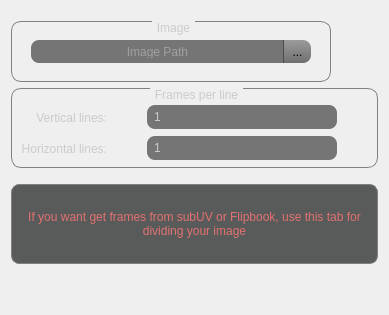
      <widget class="QWidget" name="tab_frames">
       <attribute name="title">
        <string>Frames</string>
       </attribute>
       <layout class="QGridLayout" name="gridLayout_26">
        <item row="0" column="0">
         <spacer name="verticalSpacer_7">
          <property name="orientation">
           <enum>Qt::Vertical</enum>
          </property>
          <property name="sizeType">
           <enum>QSizePolicy::Fixed</enum>
          </property>
          <property name="sizeHint" stdset="0">
           <size>
            <width>20</width>
            <height>10</height>
           </size>
          </property>
         </spacer>
        </item>
        <item row="3" column="0">
         <spacer name="verticalSpacer_9">
          <property name="orientation">
           <enum>Qt::Vertical</enum>
          </property>
          <property name="sizeType">
           <enum>QSizePolicy::Fixed</enum>
          </property>
          <property name="sizeHint" stdset="0">
           <size>
            <width>20</width>
            <height>10</height>
           </size>
          </property>
         </spacer>
        </item>
        <item row="2" column="0">
         <widget class="QGroupBox" name="grb_frames_count">
          <property name="minimumSize">
           <size>
            <width>145</width>
            <height>80</height>
           </size>
          </property>
          <property name="maximumSize">
           <size>
            <width>16777215</width>
            <height>80</height>
           </size>
          </property>
          <property name="layoutDirection">
           <enum>Qt::LeftToRight</enum>
          </property>
          <property name="styleSheet">
           <string notr="true">QGroupBox {
    border: 1px solid gray;
    border-radius: 10px;
    margin-top: 1ex; /* leave space at the top for the title */
}
QGroupBox::title {
	color: rgb(203, 203, 203);
	subcontrol-origin: margin;
    subcontrol-position: top center; /* position at the top center */
    padding: 0 3px;
}
</string>
          </property>
          <property name="title">
           <string>Frames per line</string>
          </property>
          <property name="alignment">
           <set>Qt::AlignCenter</set>
          </property>
          <layout class="QGridLayout" name="gridLayout_27">
           <property name="leftMargin">
            <number>0</number>
           </property>
           <property name="topMargin">
            <number>10</number>
           </property>
           <property name="rightMargin">
            <number>0</number>
           </property>
           <property name="bottomMargin">
            <number>0</number>
           </property>
           <property name="spacing">
            <number>0</number>
           </property>
           <item row="1" column="0">
            <widget class="QFrame" name="fr_horizontal_line">
             <property name="minimumSize">
              <size>
               <width>120</width>
               <height>25</height>
              </size>
             </property>
             <property name="maximumSize">
              <size>
               <width>16777215</width>
               <height>25</height>
              </size>
             </property>
             <property name="frameShape">
              <enum>QFrame::NoFrame</enum>
             </property>
             <property name="frameShadow">
              <enum>QFrame::Raised</enum>
             </property>
             <layout class="QGridLayout" name="gridLayout_15">
              <property name="leftMargin">
               <number>0</number>
              </property>
              <property name="topMargin">
               <number>0</number>
              </property>
              <property name="rightMargin">
               <number>0</number>
              </property>
              <property name="bottomMargin">
               <number>0</number>
              </property>
              <property name="spacing">
               <number>0</number>
              </property>
              <item row="0" column="2">
               <widget class="QSpinBox" name="sb_horizontal_line">
                <property name="minimumSize">
                 <size>
                  <width>190</width>
                  <height>24</height>
                 </size>
                </property>
                <property name="maximumSize">
                 <size>
                  <width>220</width>
                  <height>24</height>
                 </size>
                </property>
                <property name="styleSheet">
                 <string notr="true">QSpinBox{
color: rgb(203, 203, 203);
background-color: rgb(117, 117, 117);
border-radius: 8px;
padding: 5px;
}</string>
                </property>
                <property name="buttonSymbols">
                 <enum>QAbstractSpinBox::NoButtons</enum>
                </property>
                <property name="accelerated">
                 <bool>false</bool>
                </property>
                <property name="minimum">
                 <number>1</number>
                </property>
                <property name="maximum">
                 <number>100</number>
                </property>
               </widget>
              </item>
              <item row="0" column="0">
               <widget class="QLabel" name="l_vertical_count">
                <property name="minimumSize">
                 <size>
                  <width>95</width>
                  <height>25</height>
                 </size>
                </property>
                <property name="maximumSize">
                 <size>
                  <width>95</width>
                  <height>25</height>
                 </size>
                </property>
                <property name="styleSheet">
                 <string notr="true">QLabel{	color: rgb(203, 203, 203);}</string>
                </property>
                <property name="text">
                 <string>Horizontal lines:</string>
                </property>
                <property name="alignment">
                 <set>Qt::AlignRight|Qt::AlignTrailing|Qt::AlignVCenter</set>
                </property>
                <property name="margin">
                 <number>8</number>
                </property>
               </widget>
              </item>
              <item row="0" column="3">
               <spacer name="horizontalSpacer_12">
                <property name="orientation">
                 <enum>Qt::Horizontal</enum>
                </property>
                <property name="sizeHint" stdset="0">
                 <size>
                  <width>40</width>
                  <height>20</height>
                 </size>
                </property>
               </spacer>
              </item>
              <item row="0" column="1">
               <spacer name="horizontalSpacer_10">
                <property name="orientation">
                 <enum>Qt::Horizontal</enum>
                </property>
                <property name="sizeHint" stdset="0">
                 <size>
                  <width>40</width>
                  <height>20</height>
                 </size>
                </property>
               </spacer>
              </item>
             </layout>
            </widget>
           </item>
           <item row="0" column="0">
            <widget class="QFrame" name="fr_vertical_line">
             <property name="minimumSize">
              <size>
               <width>120</width>
               <height>25</height>
              </size>
             </property>
             <property name="maximumSize">
              <size>
               <width>16777215</width>
               <height>25</height>
              </size>
             </property>
             <property name="frameShape">
              <enum>QFrame::NoFrame</enum>
             </property>
             <property name="frameShadow">
              <enum>QFrame::Raised</enum>
             </property>
             <layout class="QGridLayout" name="gridLayout_16">
              <property name="leftMargin">
               <number>0</number>
              </property>
              <property name="topMargin">
               <number>0</number>
              </property>
              <property name="rightMargin">
               <number>0</number>
              </property>
              <property name="bottomMargin">
               <number>0</number>
              </property>
              <property name="spacing">
               <number>0</number>
              </property>
              <item row="0" column="0">
               <widget class="QLabel" name="l_vertical_line">
                <property name="minimumSize">
                 <size>
                  <width>95</width>
                  <height>25</height>
                 </size>
                </property>
                <property name="maximumSize">
                 <size>
                  <width>95</width>
                  <height>25</height>
                 </size>
                </property>
                <property name="styleSheet">
                 <string notr="true">QLabel{	color: rgb(203, 203, 203);}</string>
                </property>
                <property name="text">
                 <string>Vertical lines:</string>
                </property>
                <property name="alignment">
                 <set>Qt::AlignRight|Qt::AlignTrailing|Qt::AlignVCenter</set>
                </property>
                <property name="margin">
                 <number>8</number>
                </property>
               </widget>
              </item>
              <item row="0" column="3">
               <spacer name="horizontalSpacer_11">
                <property name="orientation">
                 <enum>Qt::Horizontal</enum>
                </property>
                <property name="sizeHint" stdset="0">
                 <size>
                  <width>40</width>
                  <height>20</height>
                 </size>
                </property>
               </spacer>
              </item>
              <item row="0" column="2">
               <widget class="QSpinBox" name="sb_vertical_line">
                <property name="minimumSize">
                 <size>
                  <width>190</width>
                  <height>24</height>
                 </size>
                </property>
                <property name="maximumSize">
                 <size>
                  <width>220</width>
                  <height>24</height>
                 </size>
                </property>
                <property name="styleSheet">
                 <string notr="true">QSpinBox{
color: rgb(203, 203, 203);
background-color: rgb(117, 117, 117);
border-radius: 8px;
padding: 5px;
}</string>
                </property>
                <property name="buttonSymbols">
                 <enum>QAbstractSpinBox::NoButtons</enum>
                </property>
                <property name="minimum">
                 <number>1</number>
                </property>
                <property name="maximum">
                 <number>100</number>
                </property>
               </widget>
              </item>
              <item row="0" column="1">
               <spacer name="horizontalSpacer_6">
                <property name="orientation">
                 <enum>Qt::Horizontal</enum>
                </property>
                <property name="sizeHint" stdset="0">
                 <size>
                  <width>40</width>
                  <height>20</height>
                 </size>
                </property>
               </spacer>
              </item>
             </layout>
            </widget>
           </item>
          </layout>
         </widget>
        </item>
        <item row="4" column="0">
         <widget class="QLabel" name="l_frames_tab_warning">
          <property name="minimumSize">
           <size>
            <width>0</width>
            <height>80</height>
           </size>
          </property>
          <property name="maximumSize">
           <size>
            <width>16777215</width>
            <height>80</height>
           </size>
          </property>
          <property name="styleSheet">
           <string notr="true">QLabel{
color: rgb(226, 113, 113);
background-color: rgb(89, 90, 90);
border-radius: 8px;
padding: 5px;
border: 1px solid gray;
}</string>
          </property>
          <property name="text">
           <string>If you want get frames from subUV or Flipbook, use this tab for dividing your image</string>
          </property>
          <property name="textFormat">
           <enum>Qt::AutoText</enum>
          </property>
          <property name="scaledContents">
           <bool>false</bool>
          </property>
          <property name="alignment">
           <set>Qt::AlignCenter</set>
          </property>
          <property name="wordWrap">
           <bool>true</bool>
          </property>
          <property name="margin">
           <number>10</number>
          </property>
         </widget>
        </item>
        <item row="5" column="0">
         <spacer name="verticalSpacer">
          <property name="orientation">
           <enum>Qt::Vertical</enum>
          </property>
          <property name="sizeHint" stdset="0">
           <size>
            <width>20</width>
            <height>40</height>
           </size>
          </property>
         </spacer>
        </item>
        <item row="1" column="0">
         <widget class="QGroupBox" name="groupBox_9">
          <property name="minimumSize">
           <size>
            <width>320</width>
            <height>61</height>
           </size>
          </property>
          <property name="maximumSize">
           <size>
            <width>320</width>
            <height>61</height>
           </size>
          </property>
          <property name="styleSheet">
           <string notr="true">QGroupBox {
    border: 1px solid gray;
    border-radius: 10px;
    margin-top: 1ex; /* leave space at the top for the title */
}
QGroupBox::title {
	color: rgb(203, 203, 203);
	subcontrol-origin: margin;
    subcontrol-position: top center; /* position at the top center */
    padding: 0 3px;
}
</string>
          </property>
          <property name="title">
           <string>Image</string>
          </property>
          <layout class="QGridLayout" name="gridLayout_45">
           <item row="0" column="0">
            <widget class="QFrame" name="fr_select_field">
             <property name="minimumSize">
              <size>
               <width>280</width>
               <height>25</height>
              </size>
             </property>
             <property name="maximumSize">
              <size>
               <width>280</width>
               <height>25</height>
              </size>
             </property>
             <property name="frameShape">
              <enum>QFrame::NoFrame</enum>
             </property>
             <property name="frameShadow">
              <enum>QFrame::Raised</enum>
             </property>
             <layout class="QGridLayout" name="gridLayout_13">
              <property name="leftMargin">
               <number>0</number>
              </property>
              <property name="topMargin">
               <number>0</number>
              </property>
              <property name="rightMargin">
               <number>0</number>
              </property>
              <property name="bottomMargin">
               <number>0</number>
              </property>
              <item row="0" column="0">
               <widget class="QLineEdit" name="fld_image_path">
                <property name="minimumSize">
                 <size>
                  <width>253</width>
                  <height>23</height>
                 </size>
                </property>
                <property name="maximumSize">
                 <size>
                  <width>253</width>
                  <height>23</height>
                 </size>
                </property>
                <property name="focusPolicy">
                 <enum>Qt::ClickFocus</enum>
                </property>
                <property name="styleSheet">
                 <string notr="true">QLineEdit{
color: rgb(203, 203, 203);
background-color: rgb(117, 117, 117);
border-top-left-radius: 8px;
border-bottom-left-radius: 8px;
padding: 5px;
}</string>
                </property>
                <property name="alignment">
                 <set>Qt::AlignCenter</set>
                </property>
                <property name="placeholderText">
                 <string>Image Path</string>
                </property>
               </widget>
              </item>
              <item row="0" column="2">
               <widget class="QToolButton" name="btn_image_path">
                <property name="minimumSize">
                 <size>
                  <width>28</width>
                  <height>23</height>
                 </size>
                </property>
                <property name="maximumSize">
                 <size>
                  <width>28</width>
                  <height>23</height>
                 </size>
                </property>
                <property name="styleSheet">
                 <string notr="true">QToolButton { /* all types of tool button */
 	border-left:1px solid rgb(75, 75, 75);
    border-top-right-radius: 8px;
    border-bottom-right-radius: 8px;
	background-color: qlineargradient(spread:pad, x1:0.489045, y1:1, x2:0.472, y2:0, stop:0 rgba(111, 111, 111, 255), stop:1 rgba(155, 155, 155, 255));
}
QToolButton:pressed {
	background-color: qlineargradient(spread:pad, x1:0.489045, y1:1, x2:0.472, y2:0, stop:0 rgba(158, 158, 158, 255), stop:1 rgba(203, 203, 203, 255));
}
QToolButton:hover {
	background-color: qlineargradient(spread:pad, x1:0.489045, y1:1, x2:0.472, y2:0, stop:0 rgba(158, 158, 158, 255), stop:1 rgba(203, 203, 203, 255));
}</string>
                </property>
                <property name="text">
                 <string>...</string>
                </property>
               </widget>
              </item>
             </layout>
            </widget>
           </item>
          </layout>
         </widget>
        </item>
       </layout>
      </widget>
